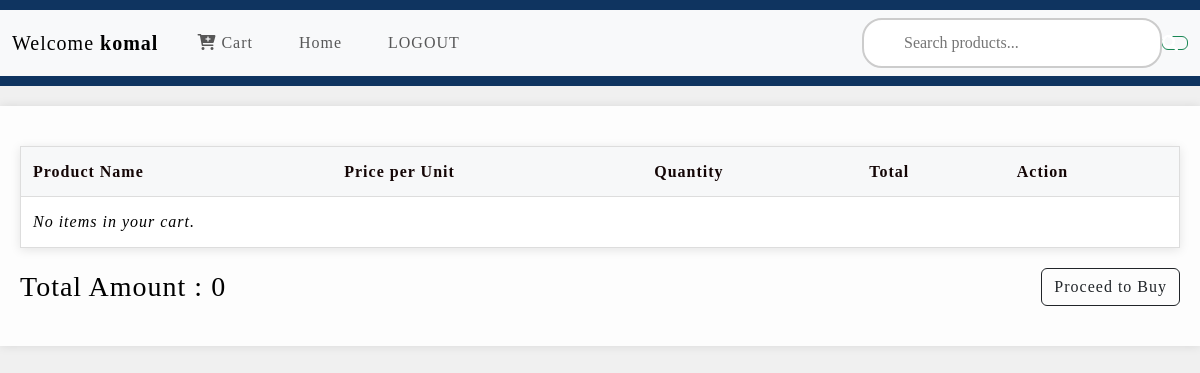
Before: /order_list/ (signed in) with the older database file.
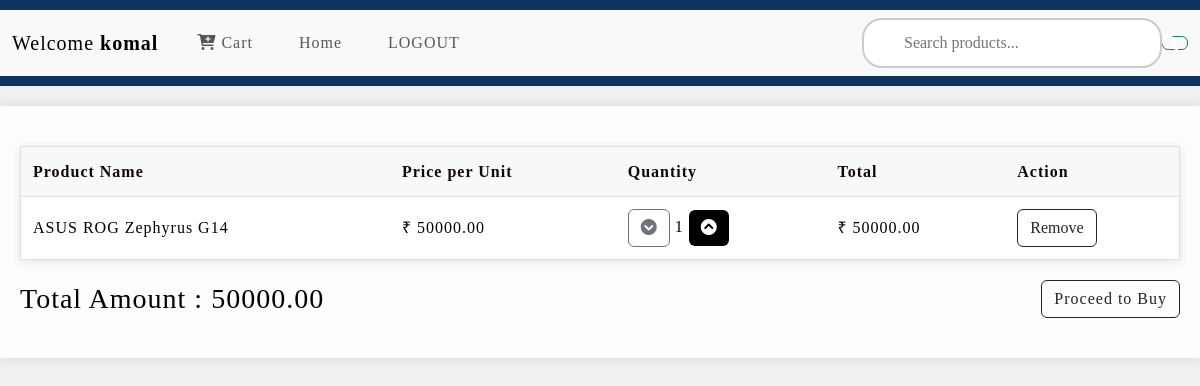
After: the same page with the newer database file.
### products/models.py (models this page shows, shortened)
class CartModel(models.Model):
    user = models.ForeignKey(User, on_delete=models.CASCADE)
    product = models.ForeignKey(ProductModel, on_delete=models.CASCADE)
    quantity = models.PositiveIntegerField(default=1)
    def total_price(self):
        return self.quantity * self.product.price

class ProductModel(models.Model):
    name = models.CharField(max_length=200)
    price = models.DecimalField(max_digits=10, decimal_places=2)
    desc = models.TextField()
    image = models.ImageField(upload_to='images/', null=True, blank=True)

### products/views.py (the view)
# urls.py: path('order_list/', views.order_list, name='order_list'),
@login_required(login_url='/')
def order_list(request):
    items= CartModel.objects.filter(user=request.user)
    total_price = sum(item.total_price() for item in items)
    return render(request ,'order_list.html',{'items': items,'total': total_price})

### templates/order_list.html (shortened to what this page needs)
{% extends 'base.html' %}
{% block content %}
<table>
    <thead>
        <tr>
            <th>Product Name</th>
            <th>Price per Unit</th>
            <th>Quantity</th>
            <th>Total</th>
            <th>Action</th>
        </tr>
    </thead>
    <tbody>
        {% for item in items %}
        <tr>
            <td>{{ item.product.name }}</td>
            <td>₹ {{ item.product.price }}</td>
            <td>
                <form method="post" action="{% url 'update_quantity' item.product.id %}" class="d-inline">
                    <button type="submit" name="action" value="decrease" class="btn btn-outline-secondary">
                        <i class="fa-solid fa-circle-chevron-down"></i>
                    </button>
                    <span>{{ item.quantity }}</span>
                    <button type="submit" name="action" value="increase" style="background-color: black; color: white; border: none;" class="btn btn-outline-secondary">
                        <i class="fa-solid fa-circle-chevron-up"></i>
                    </button>
                </form>
            </td>
            <td>₹ {{ item.total_price }}</td>
            <td>
                <form method="post" action="{% url 'remove_from_cart' item.product.id %}">
                    <button type="submit" class="btn btn-outline-dark">Remove</button>
                </form>
            </td>
        </tr>
        {% empty %}
        <tr class="no-items">
            <td colspan="5">No items in your cart.</td>
        </tr>
        {% endfor %}
    </tbody>
</table>
<div class="flex-container">
    <h3>Total Amount : {{ total }}</h3>
    <a href="{% url 'checkout' %}" class="btn btn-outline-dark">Proceed to Buy</a>
</div>
{% endblock %}

### templates/base.html (shortened to what this page needs)
<!DOCTYPE html>
<html lang="en">
<head>
    <link href="https://cdn.jsdelivr.net/npm/bootstrap@5.3.0-alpha1/dist/css/bootstrap.min.css" rel="stylesheet">
    <link rel="stylesheet" href="https://cdnjs.cloudflare.com/ajax/libs/font-awesome/6.0.0-beta3/css/all.min.css">
</head>
<body>
    <header>
        <nav class="navbar navbar-expand-lg navbar-light bg-light">
            <div class="container-fluid">
                <span class="navbar-brand">
                    Welcome <strong>{{user.username}}</strong>
                </span>
                <div class="collapse navbar-collapse" id="navbarNav">
                    <ul class="navbar-nav me-auto">
                        {% if user.is_authenticated %}
                            <li class="nav-item">
                                <a class="nav-link" href="{% url 'order_list' %}"><i class="fas fa-cart-plus"></i> Cart</a>
                            </li>
                        {% endif %}
                        <li class="nav-item">
                            <a class="nav-link" href="http://127.0.0.1:8000/">Home</a>
                        </li>
                        <li class="nav-item">
                            {% if user.is_authenticated %}
                                <a class="nav-link" href="{% url 'user_logout' %}">LOGOUT</a>
                            {% else %}
                                <a class="nav-link" href="{% url 'user_login' %}">LOGIN</a>
                            </li>
                            <li class="nav-item">
                                <a class="nav-link" href="{% url 'user_register' %}">REGISTER</a>
                            {% endif %}
                        </li>
                    </ul>
                    <div class="search-bar">
                        <input class="search-input" type="search" placeholder="Search products..." aria-label="Search">
                        <button class="btn btn-outline-success" type="button" onclick="alert('Search functionality not implemented');">
                            <i class="fas fa-search search-icon"></i>
                        </button>
                    </div>
                </div>
            </div>
        </nav>
    </header>
    <main>
        {% block content %}{% endblock content %}
    </main>
</body>
</html>

### templates/base.html (style rules this page uses)
* { margin: 0; padding: 0; box-sizing: border-box; }
:root { --background: #1a1a2e; --color: #ffffff; --primary-color: #0f3460; }
* { box-sizing: border-box; }
body { font-family: "Poppins", Arial, sans-serif; background: var(--background); color: var(--color); line-height: 1.6; letter-spacing: 1px; }
header { background: var(--primary-color); color: var(--color); padding: 10px 0; }
nav ul { display: flex; list-style: none; align-items: center; }
nav ul li { margin: 0 15px; }
nav ul li a { color: var(--color); text-decoration: none; font-weight: bold; }
.search-bar { display: flex; position: relative; align-items: center; }
.search-input { padding: 10px 40px; border: 2px solid #ccc; border-radius: 20px; width: 300px; transition: border-color 0.3s; }
.search-icon { position: absolute; right: 10px; top: 50%; transform: translateY(-50%); color: var(--color); cursor: pointer; }
main { max-width: 1200px; margin: 20px auto; padding: 20px; background: rgba(255, 255, 255, 0.9); box-shadow: 0 0 10px rgba(0, 0, 0, 0.1); }
h3 { color:black; }
td { color: black; }
th { color: black; }
body { margin: 0; box-sizing: border-box; font-family: "poppins"; background: var(--background); color: var(--color); letter-spacing: 1px; transition: background 0.2s ease; -webkit-transition: background 0.2s ease; -moz-transition: background 0.2s ease; -ms-transition: background 0.2s ease; -o-transition: background 0.2s ease; }

### templates/order_list.html (style rules this page uses)
body { background-color: #f0f0f0; }
table { width: 100%; border-collapse: collapse; background-color: #ffffff; margin: 20px 0; border: 1px solid #dddddd; box-shadow: 0 2px 10px rgba(0, 0, 0, 0.1); }
th, td { padding: 12px; text-align: left; border-bottom: 1px solid #dddddd; }
th { background-color: #f7f8f9; color: rgb(20, 6, 6); }
button { cursor: pointer; }
.flex-container { display: flex; align-items: center; justify-content: space-between; margin: 20px 0; }
h3 { margin: 0; }

Changed rows visible on the page:
added CartModel: product.name "ASUS ROG Zephyrus G14", product.price "50000.00", quantity "1", total_price "50000.00"
Other visible differences:
{{ total }}: "0" → "50000.00"
text no longer shown: "No items in your cart."
